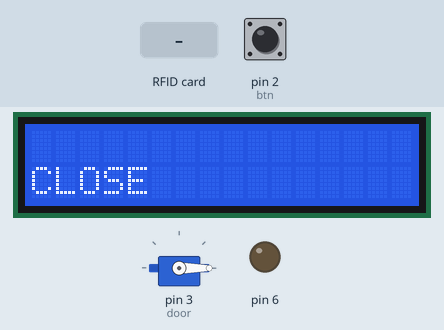
A sketch run on a simulated Arduino Uno, built with avr-gcc and run on an emulated ATmega328P. Parts: 16×2 character LCD, servo, output pins drawn as LEDs (lit = HIGH). The test bench sets the inputs (shaded band); at power-on: pin 2 (btn) HIGH. Pins used as bus, display or sensor lines are not drawn.

Above: at 1.3 s.
1.4 s: RFID card 5E 7A 19 C4 held to the reader
At 1.77 s:
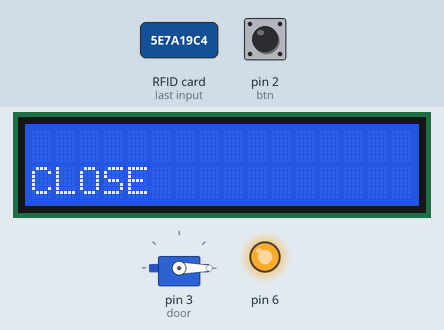
Timing chart, 0 to 4.4 s (numbered marks = the images above; inputs shaded):
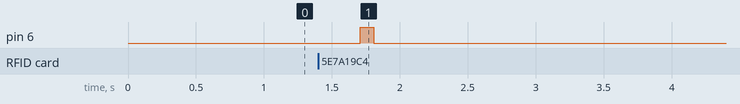

Measured:
- after the input at 1.4 s, pin 6: LOW → HIGH after 0.31 s, → LOW 0.10 s later

The sketch:

rfid02.ino
```cpp
# include <SPI.h>
# include <MFRC522.h>
# include <Led.h>
# include <Servo.h>
# include <Minicom.h>
# include <Button.h>
# include <EEPROM.h>

# define RST_PIN 9  // reset핀은 9번으로 설정
# define SS_PIN 10  // SS핀은 10번으로 설정
// SS핀은 데이터를 주고받는 역할의 핀( SS = Slave Selector )

Led led(6);
Servo door;
byte myId[4] = {0, };  // 내 아이디 등록

MiniCom com;
MFRC522 mfrc(SS_PIN, RST_PIN);
Button btn(2);

void beep() {
  led.on();
  delay(100);
  led.off();
}

boolean compare(byte uid[]) {
  // myID와 uid를 비교
  for(int i = 0; i < 4; i++) {
    if(uid[i] != myId[i]) {
      return false;
    }
  }
  return true;
}

void registerId(byte uid[]){
  for (int i = 0; i < 4; i++) {
    myId[i] = uid[i];
    EEPROM.write(i, uid[i]); // 0, 1, ... 번지
    // 200 + i하면 200번지부터 저장
  }
  // 등록 성공 효과음
  delay(1000);
  for(int i = 0; i <2; i++) {
    beep();
    delay(100);
  }
}

void open() {
  door.write(90);
  com.print(1, "OPEN");
}

void close() {
  door.write(0);
  com.print(1, "CLOSE");
}

void setup() {
  com.init();
  SPI.begin();
  mfrc.PCD_Init();

  for (int i = 0; i< 4 ; i++) {
    myId[i] = EEPROM.read(i);
  }

  door.attach(3);
  door.write(0);
  com.print(1, "CLOSE");
}

void loop() {
  com.run();
  if ( !mfrc.PICC_IsNewCardPresent() || !mfrc.PICC_ReadCardSerial() ) {
  // 태그 접촉이 되지 않았을때 또는 ID가 읽혀지지 않았을때
  delay(500);
  return;
  }
  beep();

  if(btn.read()) {  // 등록
    registerId(mfrc.uid.uidByte);
  }
  else { // 검사
    boolean result = compare(mfrc.uid.uidByte);
    if(result) {
      open();
      SimpleTimer &timer = com.getTimer();
      timer.setTimeout(3000, close);
    }
  }
}
```
